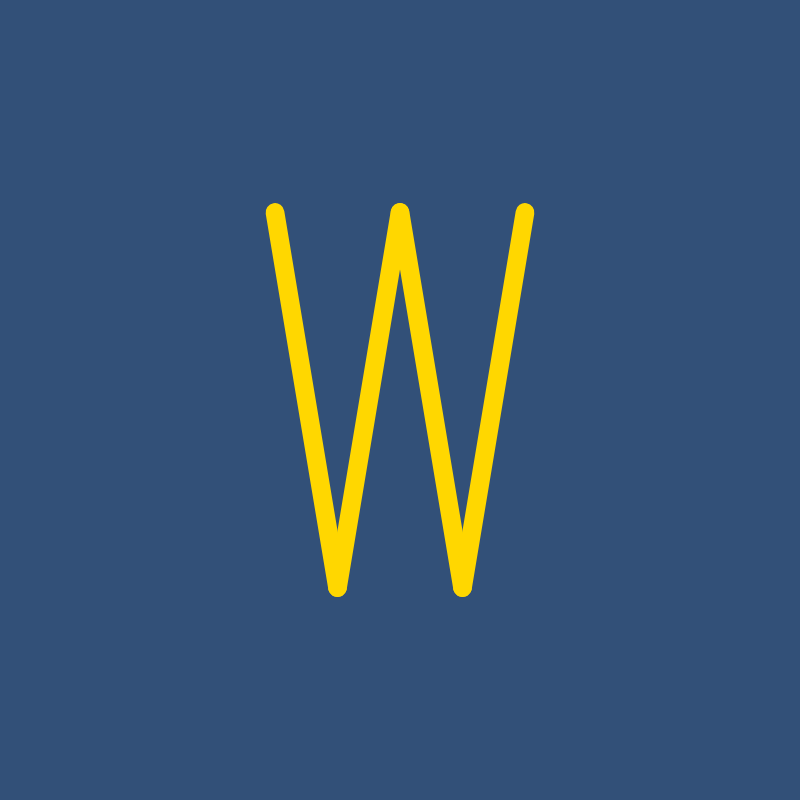
Frame 1 (no input)
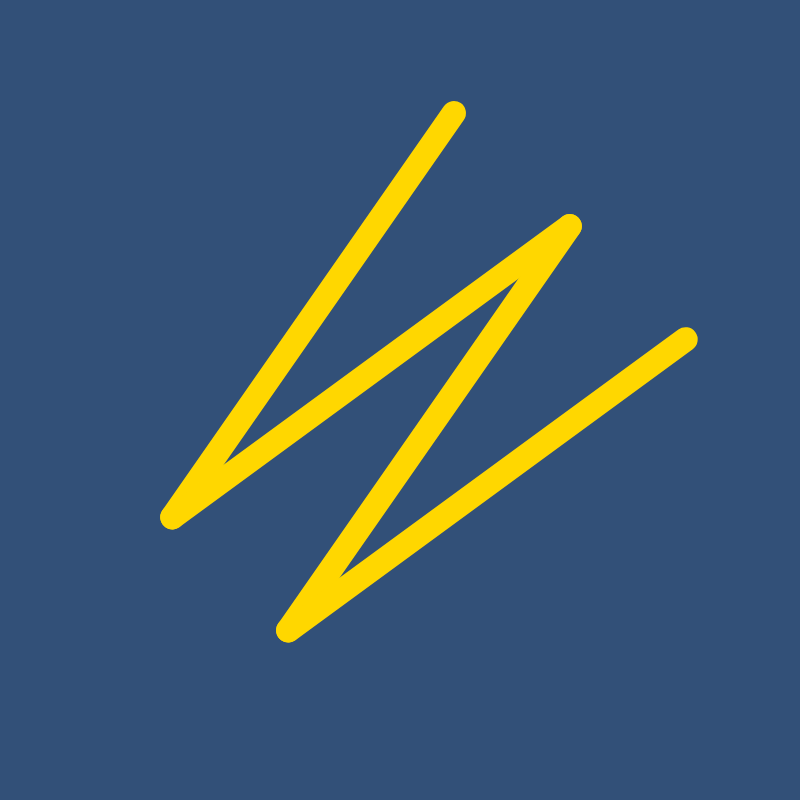
Frame 60 (no input)
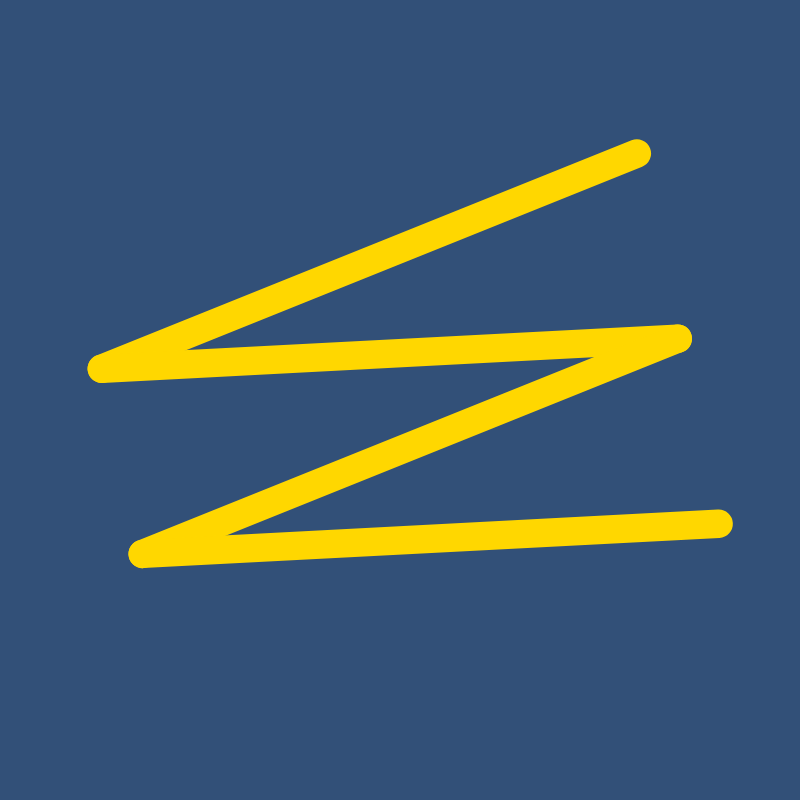
Frame 120 (the mouse pressed at the canvas centre since frame 60)

The p5.js sketch that drew these frames (run headless with seeded random() and noise() and a simulated clock; from frame 60 on, the mouse is pressed at the canvas centre):

// p5.js sketch
// ── sketch.js
let angle = 0;
let fallen = false;
let strokes = [];

function setup() {
  createCanvas(800, 800);
  angleMode(DEGREES);
  rectMode(CENTER);

  for (let i = 0; i < 4; i++) {
    strokes.push({
      x1: random(width),
      y1: random(height),
      x2: random(width),
      y2: random(height),
    });
  }
}

function draw() {
  background(50, 80, 120);

  let w = 200;
  let h = 300;
  let scaleFactor = map(sin(angle), -1, 1, 0.5, 2);
  let rotationAngle = map(sin(angle), -1, 1, -90, 90);

  stroke(255, 215, 0); // Set stroke color to white
  strokeWeight(15);

  if (!fallen) {
    translate(width / 2, height / 2);
    push();
    scale(scaleFactor);
    rotate(rotationAngle);

    // Left slant
    line(-w / 2, -h / 2, -w / 4, h / 2);

    // Left-middle slant
    line(-w / 4, h / 2, 0, -h / 2);

    // Right-middle slant
    line(0, -h / 2, w / 4, h / 2);

    // Right slant
    line(w / 4, h / 2, w / 2, -h / 2);

    pop();
  // If the strokes have fallen, draw the individual strokes
} else {
  // Iterate through the strokes array
  for (let i = 0; i < strokes.length; i++) {
    // Draw a line using the stroke's start and end points
    line(strokes[i].x1, strokes[i].y1, strokes[i].x2, strokes[i].y2);
  }
}

// Update the angle for the "w" rotation
angle += 0.5;

// End of the draw() function
}

// Function that is called when the mouse is clicked
function mouseClicked() {
  // Toggle the fallen state (true to false or false to true)
  fallen = !fallen;

  // If the strokes are in the fallen state
  if (fallen) {
    // Iterate through the strokes array
    for (let i = 0; i < strokes.length; i++) {
      // Update the stroke's start and end points with new random values
      strokes[i] = {
        x1: random(width),
        y1: height,
        x2: random(width),
        y2: height + random(50, 150),
      };
    }
  }
  // End of the mouseClicked() function
}
